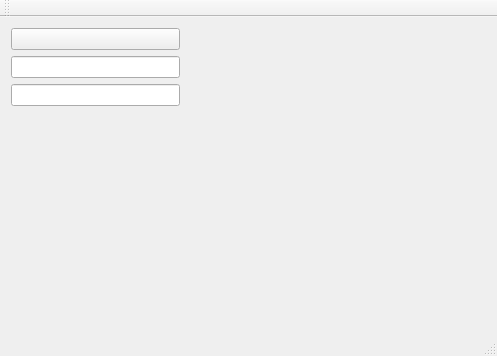
<?xml version="1.0" encoding="UTF-8"?>
<ui version="4.0">
 <class>MainWindow</class>
 <widget class="QMainWindow" name="MainWindow">
  <property name="geometry">
   <rect>
    <x>0</x>
    <y>0</y>
    <width>497</width>
    <height>356</height>
   </rect>
  </property>
  <property name="sizePolicy">
   <sizepolicy hsizetype="Expanding" vsizetype="Expanding">
    <horstretch>0</horstretch>
    <verstretch>0</verstretch>
   </sizepolicy>
  </property>
  <property name="windowTitle">
   <string>MainWindow</string>
  </property>
  <widget class="QWidget" name="centralWidget">
   <layout class="QGridLayout" name="gridLayout">
    <item row="0" column="0">
     <layout class="QHBoxLayout" name="horizontalLayout">
      <item>
       <layout class="QVBoxLayout" name="verticalLayout">
        <item>
         <widget class="ConnectButton" name="connectButton">
          <property name="text">
           <string/>
          </property>
         </widget>
        </item>
        <item>
         <widget class="QLineEdit" name="lineIp"/>
        </item>
        <item>
         <widget class="QLineEdit" name="linePort"/>
        </item>
        <item>
         <spacer name="verticalSpacer">
          <property name="orientation">
           <enum>Qt::Vertical</enum>
          </property>
          <property name="sizeHint" stdset="0">
           <size>
            <width>20</width>
            <height>40</height>
           </size>
          </property>
         </spacer>
        </item>
       </layout>
      </item>
      <item>
       <widget class="LightWidget" name="light" native="true">
        <property name="minimumSize">
         <size>
          <width>300</width>
          <height>200</height>
         </size>
        </property>
       </widget>
      </item>
     </layout>
    </item>
   </layout>
  </widget>
  <widget class="QMenuBar" name="menuBar">
   <property name="geometry">
    <rect>
     <x>0</x>
     <y>0</y>
     <width>497</width>
     <height>22</height>
    </rect>
   </property>
  </widget>
  <widget class="QToolBar" name="mainToolBar">
   <attribute name="toolBarArea">
    <enum>TopToolBarArea</enum>
   </attribute>
   <attribute name="toolBarBreak">
    <bool>false</bool>
   </attribute>
  </widget>
  <widget class="QStatusBar" name="statusBar"/>
 </widget>
 <layoutdefault spacing="6" margin="11"/>
 <customwidgets>
  <customwidget>
   <class>LightWidget</class>
   <extends>QWidget</extends>
   <header location="global">lightwidget.h</header>
   <container>1</container>
  </customwidget>
  <customwidget>
   <class>ConnectButton</class>
   <extends>QPushButton</extends>
   <header location="global">connectbutton.h</header>
  </customwidget>
 </customwidgets>
 <resources/>
 <connections/>
</ui>
